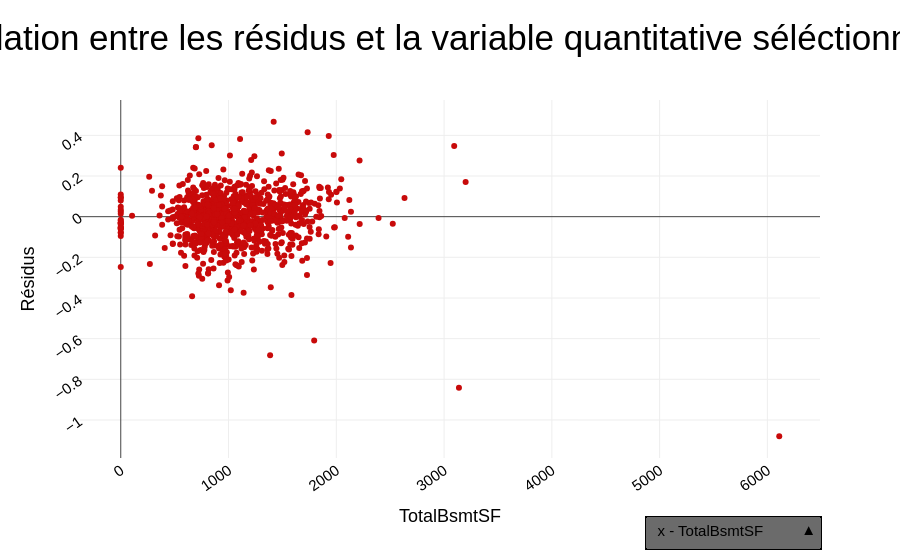

The notebook cell saved with this chart:
### Markdown cell above
##### Affichage de la figure

### Code cell
# Mise à jour du layout
scat.update_layout(
    title_text="Relation entre les résidus et la variable quantitative séléctionnée",
    xaxis_title="TotalBsmtSF",
    yaxis_title=res,
    updatemenus=[
        dict(
            buttons=boutons_x,
            direction="up",  # Set to 'down' or 'up' for dropdown
            showactive=True,
            x=1,
            xanchor="right",
            y=-0.25,
            yanchor="bottom",  # Custom styles specified here
            bgcolor=styleBoutons["bgcolor"],
            bordercolor=styleBoutons["bordercolor"],
            borderwidth=styleBoutons["borderwidth"],
        ),
    ],
)

# Affichage de la figure
scat.show()

### Figure 1 — Plotly figure (JSON) as saved in the notebook; plotly's stock layout.template omitted (floating-point values rounded to 4 significant figures; data arrays with more than 128 entries replaced by an {"elided": "..."} marker saying what was removed)
{"data": [{"marker": {"color": "rgb(200, 10, 10)"}, "mode": "markers", "type": "scatter", "x": {"elided": "978 int values"}, "y": {"elided": "978 float values"}}], "layout": {"title": {"text": "Relation entre les résidus et la variable quantitative séléctionnée"}, "updatemenus": [{"bgcolor": "#6B6B6B", "bordercolor": "#000000", "borderwidth": 1.5, "buttons": [{"args": [{"x": {"elided": "1x978 int values"}}, {"xaxis": {"title": "TotalBsmtSF"}}], "label": "x - TotalBsmtSF", "method": "update"}, {"args": [{"x": {"elided": "1x978 int values"}}, {"xaxis": {"title": "GrLivArea"}}], "label": "x - GrLivArea", "method": "update"}, {"args": [{"x": {"elided": "1x978 int values"}}, {"xaxis": {"title": "GarageArea"}}], "label": "x - GarageArea", "method": "update"}, {"args": [{"x": {"elided": "1x978 int values"}}, {"xaxis": {"title": "LotFrontage"}}], "label": "x - LotFrontage", "method": "update"}, {"args": [{"x": {"elided": "1x978 int values"}}, {"xaxis": {"title": "LotArea"}}], "label": "x - LotArea", "method": "update"}, {"args": [{"x": {"elided": "1x978 int values"}}, {"xaxis": {"title": "BedroomAbvGr"}}], "label": "x - BedroomAbvGr", "method": "update"}, {"args": [{"x": {"elided": "1x978 int values"}}, {"xaxis": {"title": "HalfBath"}}], "label": "x - HalfBath", "method": "update"}, {"args": [{"x": {"elided": "1x978 int values"}}, {"xaxis": {"title": "FullBath"}}], "label": "x - FullBath", "method": "update"}, {"args": [{"x": {"elided": "1x978 int values"}}, {"xaxis": {"title": "HouseAgeAtSale"}}], "label": "x - HouseAgeAtSale", "method": "update"}], "direction": "up", "showactive": true, "x": 1, "xanchor": "right", "y": -0.25, "yanchor": "bottom"}], "xaxis": {"title": {"text": "TotalBsmtSF"}}, "yaxis": {"title": {"text": "Résidus"}}}}
